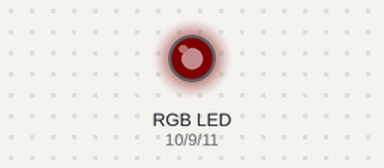
Bench run of a sketch on a simulated Arduino Uno, built with avr-gcc and run on an emulated ATmega328P. Parts: an RGB LED mixed from three pins (HIGH = lit). Dim RGB values are drawn brighter than linear.

Above: at 0.05 s.
At 1.3 s:
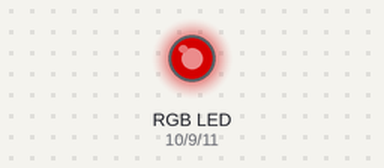
At 2.55 s:
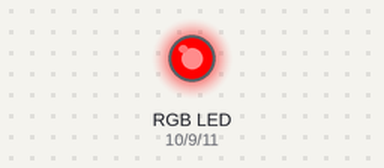
At 5.05 s:
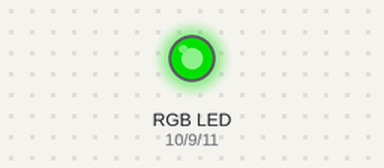
At 7.55 s:
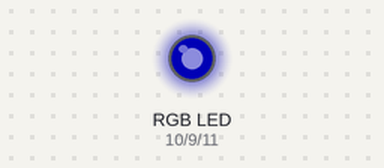
At 10.05 s:
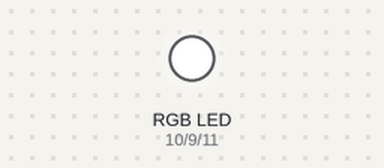
Timing chart, 0 to 13.5 s (numbered marks = the images above):
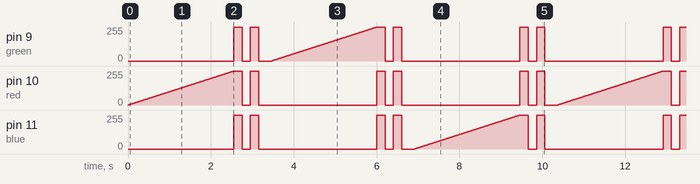

Measured:
- by itself, pin 9 (green), pin 10 (red), pin 11 (blue): moves between 0/255 and 255/255, repeating every 10.4 s

The sketch:

ledStripControl.ino
```cpp
// to the pins used:
const int red = 10;
const int green = 9;
const int blue = 11;

void setup() {
    Serial.begin(9600);
    pinMode(red, OUTPUT);
    pinMode(green, OUTPUT);
    pinMode(blue, OUTPUT);
}

void setColor(int r, int g, int b) {
  analogWrite(red, r);
  analogWrite(green, g);
  analogWrite(blue, b);
}

void turnOn(int color) {
    for (int brightness = 0; brightness < 255; brightness++) {
      analogWrite(color, brightness);
      delay(10);
    }
}

void turnOff(int color) {
    for (int brightness = 255; brightness >= 0; brightness--) {
      analogWrite(color, brightness);
      delay(10);
    }
}

void toggle(int color) {
  turnOn(color);
  delay(500);
  turnOff(color);
  delay(100);
}

void strobe(int r, int g, int b, int speed) {
  analogWrite(red, r);
  analogWrite(green, g);
  analogWrite(blue, b);
  delay(speed);
  analogWrite(red, 0);
  analogWrite(green, 0);
  analogWrite(blue, 0);
  delay(speed);
}


void mode1() {
  turnOn(red);
  turnOn(green);
  turnOn(blue);
  delay(1000);
  turnOff(red);
  turnOff(green);
  turnOn(red);
  turnOff(blue);

}

void mode2() {
  turnOn(blue);
  turnOff(red);
  turnOn(green);
  turnOff(blue);
  turnOn(red);
  turnOn(blue);
  turnOff(green);
  turnOff(blue);
}

void mode3() {
 turnOn(red);
 strobe(255, 255, 255, 200);
 strobe(255, 255, 255, 200);
 delay(100);
 turnOn(green);
 strobe(255, 255, 255, 200);
 strobe(255, 255, 255, 200);
 delay(100);
 turnOn(blue);
 strobe(255, 255, 255, 200);
 strobe(255, 255, 255, 200);
 delay(100);
}

void sos() {
  strobe(255, 255, 255, 200);
  strobe(255, 255, 255, 200);
  strobe(255, 255, 255, 200);
  strobe(255, 255, 255, 500);
  strobe(255, 255, 255, 500);
  strobe(255, 255, 255, 500);
  strobe(255, 255, 255, 200);
  strobe(255, 255, 255, 200);
  strobe(255, 255, 255, 200);
  delay(1000);
}

void loop() {
  mode3();

}
```
